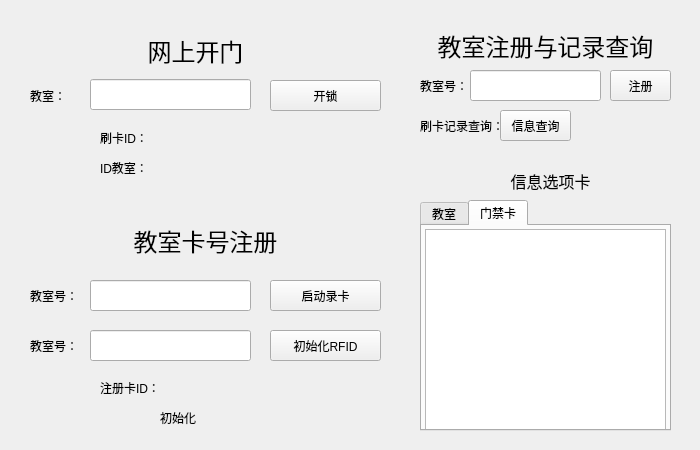
<?xml version="1.0" encoding="UTF-8"?>
<ui version="4.0">
 <class>Main</class>
 <widget class="QWidget" name="Main">
  <property name="geometry">
   <rect>
    <x>0</x>
    <y>0</y>
    <width>700</width>
    <height>450</height>
   </rect>
  </property>
  <property name="minimumSize">
   <size>
    <width>700</width>
    <height>450</height>
   </size>
  </property>
  <property name="maximumSize">
   <size>
    <width>700</width>
    <height>450</height>
   </size>
  </property>
  <property name="windowTitle">
   <string>Main</string>
  </property>
  <widget class="QWidget" name="widget" native="true">
   <property name="geometry">
    <rect>
     <x>20</x>
     <y>30</y>
     <width>361</width>
     <height>411</height>
    </rect>
   </property>
   <widget class="QLabel" name="label_2">
    <property name="geometry">
     <rect>
      <x>80</x>
      <y>130</y>
      <width>61</width>
      <height>16</height>
     </rect>
    </property>
    <property name="text">
     <string>ID教室：</string>
    </property>
   </widget>
   <widget class="QPushButton" name="open_lock">
    <property name="geometry">
     <rect>
      <x>250</x>
      <y>50</y>
      <width>111</width>
      <height>31</height>
     </rect>
    </property>
    <property name="text">
     <string>开锁</string>
    </property>
   </widget>
   <widget class="QLabel" name="id_card_ident">
    <property name="geometry">
     <rect>
      <x>170</x>
      <y>130</y>
      <width>131</width>
      <height>16</height>
     </rect>
    </property>
    <property name="text">
     <string/>
    </property>
   </widget>
   <widget class="QPushButton" name="init_rfid">
    <property name="geometry">
     <rect>
      <x>250</x>
      <y>300</y>
      <width>111</width>
      <height>31</height>
     </rect>
    </property>
    <property name="text">
     <string>初始化RFID</string>
    </property>
   </widget>
   <widget class="QLineEdit" name="class_num_3">
    <property name="geometry">
     <rect>
      <x>70</x>
      <y>300</y>
      <width>161</width>
      <height>31</height>
     </rect>
    </property>
   </widget>
   <widget class="QLabel" name="id_card">
    <property name="geometry">
     <rect>
      <x>170</x>
      <y>100</y>
      <width>131</width>
      <height>16</height>
     </rect>
    </property>
    <property name="text">
     <string/>
    </property>
   </widget>
   <widget class="QLabel" name="label_4">
    <property name="geometry">
     <rect>
      <x>10</x>
      <y>300</y>
      <width>51</width>
      <height>31</height>
     </rect>
    </property>
    <property name="text">
     <string>教室号：</string>
    </property>
   </widget>
   <widget class="QLineEdit" name="passwd">
    <property name="geometry">
     <rect>
      <x>70</x>
      <y>49</y>
      <width>161</width>
      <height>31</height>
     </rect>
    </property>
   </widget>
   <widget class="QLabel" name="label">
    <property name="geometry">
     <rect>
      <x>80</x>
      <y>100</y>
      <width>61</width>
      <height>16</height>
     </rect>
    </property>
    <property name="text">
     <string>刷卡ID：</string>
    </property>
   </widget>
   <widget class="QLabel" name="label_3">
    <property name="geometry">
     <rect>
      <x>10</x>
      <y>50</y>
      <width>51</width>
      <height>31</height>
     </rect>
    </property>
    <property name="text">
     <string>教室：</string>
    </property>
   </widget>
   <widget class="QLabel" name="label_5">
    <property name="geometry">
     <rect>
      <x>30</x>
      <y>0</y>
      <width>291</width>
      <height>41</height>
     </rect>
    </property>
    <property name="font">
     <font>
      <family>黑体</family>
      <pointsize>18</pointsize>
     </font>
    </property>
    <property name="text">
     <string>网上开门</string>
    </property>
    <property name="alignment">
     <set>Qt::AlignCenter</set>
    </property>
   </widget>
   <widget class="QWidget" name="widget_3" native="true">
    <property name="geometry">
     <rect>
      <x>0</x>
      <y>170</y>
      <width>371</width>
      <height>21</height>
     </rect>
    </property>
   </widget>
   <widget class="QLabel" name="label_8">
    <property name="geometry">
     <rect>
      <x>40</x>
      <y>190</y>
      <width>291</width>
      <height>41</height>
     </rect>
    </property>
    <property name="font">
     <font>
      <family>黑体</family>
      <pointsize>18</pointsize>
     </font>
    </property>
    <property name="text">
     <string>教室卡号注册</string>
    </property>
    <property name="alignment">
     <set>Qt::AlignCenter</set>
    </property>
   </widget>
   <widget class="QLineEdit" name="class_num_2">
    <property name="geometry">
     <rect>
      <x>70</x>
      <y>250</y>
      <width>161</width>
      <height>31</height>
     </rect>
    </property>
   </widget>
   <widget class="QPushButton" name="start_init">
    <property name="geometry">
     <rect>
      <x>250</x>
      <y>250</y>
      <width>111</width>
      <height>31</height>
     </rect>
    </property>
    <property name="text">
     <string>启动录卡</string>
    </property>
   </widget>
   <widget class="QLabel" name="label_9">
    <property name="geometry">
     <rect>
      <x>10</x>
      <y>250</y>
      <width>51</width>
      <height>31</height>
     </rect>
    </property>
    <property name="text">
     <string>教室号：</string>
    </property>
   </widget>
   <widget class="QLabel" name="label_10">
    <property name="geometry">
     <rect>
      <x>80</x>
      <y>350</y>
      <width>61</width>
      <height>16</height>
     </rect>
    </property>
    <property name="text">
     <string>注册卡ID：</string>
    </property>
   </widget>
   <widget class="QLabel" name="id_card_2">
    <property name="geometry">
     <rect>
      <x>150</x>
      <y>350</y>
      <width>151</width>
      <height>16</height>
     </rect>
    </property>
    <property name="text">
     <string/>
    </property>
   </widget>
   <widget class="QLabel" name="label_11">
    <property name="geometry">
     <rect>
      <x>140</x>
      <y>380</y>
      <width>41</width>
      <height>16</height>
     </rect>
    </property>
    <property name="text">
     <string>初始化</string>
    </property>
   </widget>
   <widget class="QLabel" name="f_e">
    <property name="geometry">
     <rect>
      <x>180</x>
      <y>380</y>
      <width>41</width>
      <height>16</height>
     </rect>
    </property>
    <property name="text">
     <string/>
    </property>
   </widget>
  </widget>
  <widget class="QWidget" name="widget_2" native="true">
   <property name="geometry">
    <rect>
     <x>410</x>
     <y>30</y>
     <width>271</width>
     <height>411</height>
    </rect>
   </property>
   <widget class="QLabel" name="label_6">
    <property name="geometry">
     <rect>
      <x>0</x>
      <y>0</y>
      <width>271</width>
      <height>31</height>
     </rect>
    </property>
    <property name="font">
     <font>
      <family>黑体</family>
      <pointsize>18</pointsize>
     </font>
    </property>
    <property name="text">
     <string>教室注册与记录查询</string>
    </property>
    <property name="alignment">
     <set>Qt::AlignCenter</set>
    </property>
   </widget>
   <widget class="QLineEdit" name="class_num">
    <property name="geometry">
     <rect>
      <x>60</x>
      <y>40</y>
      <width>131</width>
      <height>31</height>
     </rect>
    </property>
   </widget>
   <widget class="QLabel" name="label_7">
    <property name="geometry">
     <rect>
      <x>10</x>
      <y>40</y>
      <width>51</width>
      <height>31</height>
     </rect>
    </property>
    <property name="text">
     <string>教室号：</string>
    </property>
   </widget>
   <widget class="QPushButton" name="class_re">
    <property name="geometry">
     <rect>
      <x>200</x>
      <y>40</y>
      <width>61</width>
      <height>31</height>
     </rect>
    </property>
    <property name="text">
     <string>注册</string>
    </property>
   </widget>
   <widget class="QTabWidget" name="tabWidget">
    <property name="geometry">
     <rect>
      <x>10</x>
      <y>170</y>
      <width>251</width>
      <height>231</height>
     </rect>
    </property>
    <property name="currentIndex">
     <number>1</number>
    </property>
    <widget class="QWidget" name="tab">
     <attribute name="title">
      <string>教室</string>
     </attribute>
     <widget class="QTextEdit" name="class_info">
      <property name="geometry">
       <rect>
        <x>3</x>
        <y>3</y>
        <width>241</width>
        <height>201</height>
       </rect>
      </property>
     </widget>
    </widget>
    <widget class="QWidget" name="tab_2">
     <attribute name="title">
      <string>门禁卡</string>
     </attribute>
     <widget class="QTextEdit" name="card_info">
      <property name="geometry">
       <rect>
        <x>3</x>
        <y>3</y>
        <width>241</width>
        <height>201</height>
       </rect>
      </property>
     </widget>
    </widget>
   </widget>
   <widget class="QWidget" name="widget_4" native="true">
    <property name="geometry">
     <rect>
      <x>0</x>
      <y>120</y>
      <width>271</width>
      <height>16</height>
     </rect>
    </property>
   </widget>
   <widget class="QLabel" name="label_12">
    <property name="geometry">
     <rect>
      <x>80</x>
      <y>140</y>
      <width>121</width>
      <height>21</height>
     </rect>
    </property>
    <property name="font">
     <font>
      <family>楷体</family>
      <pointsize>12</pointsize>
     </font>
    </property>
    <property name="text">
     <string>信息选项卡</string>
    </property>
    <property name="alignment">
     <set>Qt::AlignCenter</set>
    </property>
   </widget>
   <widget class="QPushButton" name="pb_info">
    <property name="geometry">
     <rect>
      <x>90</x>
      <y>80</y>
      <width>71</width>
      <height>31</height>
     </rect>
    </property>
    <property name="text">
     <string>信息查询</string>
    </property>
   </widget>
   <widget class="QLabel" name="label_13">
    <property name="geometry">
     <rect>
      <x>10</x>
      <y>80</y>
      <width>81</width>
      <height>31</height>
     </rect>
    </property>
    <property name="text">
     <string>刷卡记录查询：</string>
    </property>
   </widget>
  </widget>
 </widget>
 <resources/>
 <connections/>
</ui>
